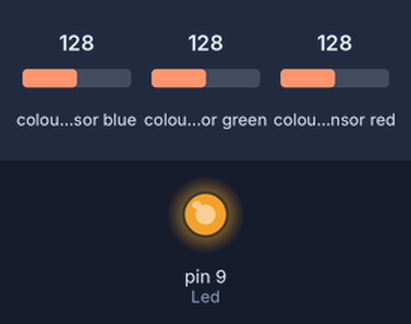
A sketch run on a simulated Arduino Uno, built with avr-gcc and run on an emulated ATmega328P. Shown: output pins drawn as LEDs (lit = HIGH). The inputs (shaded band) are chosen by the test bench; at power-on: colour sensor blue 128, colour sensor green 128, colour sensor red 128. What the sketch prints to the serial monitor is not drawn.

Above: at 0.1 s.
Timing chart, 0 to 1.6 s (numbered marks = the images above):
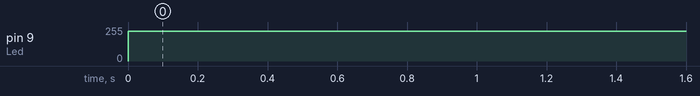

Measured:
- by itself, pin 9 (Led): 0/255 → 225/255 at 0.00 s

The sketch:

COLOR.ino
```cpp
#include <Wire.h>
#include "Adafruit_TCS34725.h"
#define Led 9
/* Example code for the Adafruit TCS34725 breakout library */

/* Connect SCL    to analog 5
   Connect SDA    to analog 4
   Connect VDD    to 3.3V DC
   Connect GROUND to common ground */

/* Initialise with default values (int time = 2.4ms, gain = 1x) */
// Adafruit_TCS34725 tcs = Adafruit_TCS34725();

/* Initialise with specific int time and gain values */
Adafruit_TCS34725 tcs = Adafruit_TCS34725(TCS34725_INTEGRATIONTIME_700MS, TCS34725_GAIN_1X);


void setup(void) {
  Serial.begin(9600);
  pinMode(Led, OUTPUT);


  // Now we're ready to get readings!
}

void loop(void) {
  analogWrite(Led,225);
  uint16_t r, g, b, c, colorTemp, lux;

  tcs.getRawData(&r, &g, &b, &c);
  colorTemp = tcs.calculateColorTemperature(r, g, b);
  lux = tcs.calculateLux(r, g, b);


  /*Serial.print("Color Temp: "); Serial.print(colorTemp, DEC); Serial.print(" K - ");
  Serial.print("Lux: "); Serial.print(lux, DEC); Serial.print(" - "); */
  Serial.print((r), DEC); Serial.print(",");
  Serial.print((g), DEC); Serial.print(",");
  Serial.print(b, DEC); Serial.println(".");
  //Serial.print("C: "); Serial.print(c, DEC); Serial.print(" ");
}
```
